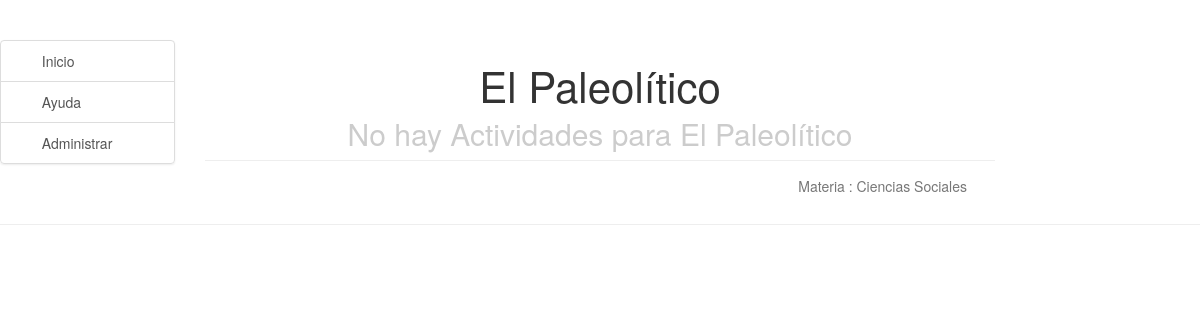
The page /didData/ActividadDetPy/9/ on the database its author committed.
### didData/models.py (models this page shows, shortened)
class Actividad(models.Model):
    idTema = models.ForeignKey(Tema)
    idTipoActividad = models.ForeignKey(TipoActividad)
    identificacion = models.IntegerField()
    nombre = models.CharField(max_length=200)
    descripcion = models.TextField()
    comentario = models.TextField()
    activa = models.BooleanField()

class Tema(models.Model):
    idMateria = models.ForeignKey(Materia)
    identificacion = models.IntegerField()
    nombre = models.CharField(max_length=200)
    descripcion = models.TextField()
    comentario = models.TextField
    activa = models.BooleanField()

class Materia(models.Model):
    identificacion = models.IntegerField()
    nombre = models.CharField(max_length=50)
    descripcion = models.TextField()
    comentario = models.TextField
    activa = models.BooleanField()

### didData/views.py (the view)
# urls.py: url(r'^didData/ActividadDetPy/(?P<pk>[0-9]+)/$', views.detalleActividadPython, name='detalleActividadPython'),
def detalleActividadPython(request, pk):
    estaactividad = get_object_or_404(Actividad, id=pk) #objeto tipo Actividad id = pk
    actividadesDet = ActividadDet.objects.filter(idActividad=estaactividad.id).order_by('identificacion')
    if actividadesDet:
        nombrearchivo = createFileVerticalTabs(actividadesDet, pk)
    else:
        return render(request, 'didData/enConstruccion.html', {'Actividad': estaactividad})
    return render(request, 'didData/generado/generadoTab_' + str(pk) + '.html')

### didData/templates/didData/enConstruccion.html (shortened to what this page needs)
{% extends 'didData/base.html' %}
    {% load staticfiles %}
    {% block content %}
        <div class="header">
            <h1>{{ Actividad.idTema.nombre }}</h1>
            <h2>No hay Actividades para {{ Actividad.nombre }}</h2>
        </div>
        <div class="content">
            <br>
            <p style= "text-align:right;">Materia : {{ Actividad.idTema.idMateria.descripcion }}</p>
        </div>
    {% endblock %}

### didData/static/css/side-menu.css (style rules this page uses)
body { color: #777; }
.content { margin: 0 auto; padding: 0 2.5em; max-width: 800px; margin-bottom: 20px; line-height: 1.2em; }
.header { margin: 0; color: #333; text-align: center; padding: 1em 2em 0; border-bottom: 1px solid #eee; }
.header h1 { margin: 0.2em 0; font-size: 3em; font-weight: 280; }
.header h2 { font-weight: 250; color: #ccc; padding: 0; margin-top: 0; }
@media (min-width: 48em) { .header, .content { padding-left: 2em; padding-right: 2em; } }

### rows shown on the page
Actividad: idTema.nombre "El Paleolítico", nombre "El Paleolítico", idTema.idMateria.descripcion "Ciencias Sociales"
